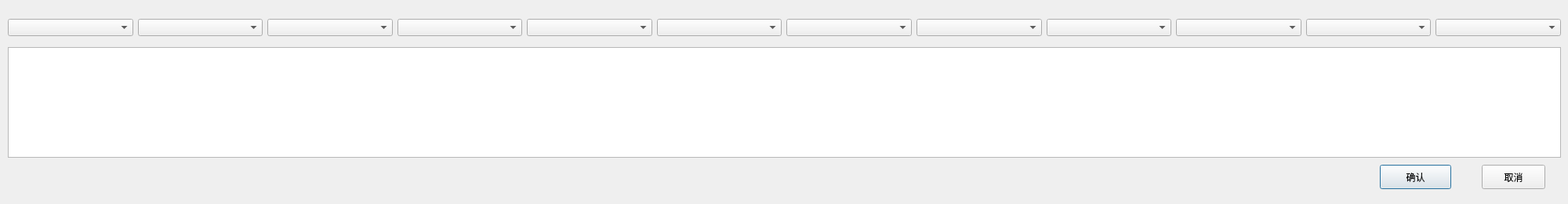
<?xml version="1.0" encoding="UTF-8"?>
<ui version="4.0">
 <class>AddProperty</class>
 <widget class="QDialog" name="AddProperty">
  <property name="geometry">
   <rect>
    <x>0</x>
    <y>0</y>
    <width>2000</width>
    <height>260</height>
   </rect>
  </property>
  <property name="windowTitle">
   <string>Dialog</string>
  </property>
  <widget class="QTableWidget" name="table">
   <property name="geometry">
    <rect>
     <x>10</x>
     <y>60</y>
     <width>1981</width>
     <height>141</height>
    </rect>
   </property>
  </widget>
  <widget class="QPushButton" name="btnOK">
   <property name="geometry">
    <rect>
     <x>1760</x>
     <y>210</y>
     <width>91</width>
     <height>31</height>
    </rect>
   </property>
   <property name="text">
    <string>确认</string>
   </property>
  </widget>
  <widget class="QPushButton" name="btnCancle">
   <property name="geometry">
    <rect>
     <x>1890</x>
     <y>210</y>
     <width>81</width>
     <height>31</height>
    </rect>
   </property>
   <property name="text">
    <string>取消</string>
   </property>
  </widget>
  <widget class="QWidget" name="widget" native="true">
   <property name="geometry">
    <rect>
     <x>10</x>
     <y>10</y>
     <width>1981</width>
     <height>51</height>
    </rect>
   </property>
   <layout class="QGridLayout" name="gridLayout">
    <item row="0" column="0">
     <widget class="QComboBox" name="box1"/>
    </item>
    <item row="0" column="1">
     <widget class="QComboBox" name="box2"/>
    </item>
    <item row="0" column="2">
     <widget class="QComboBox" name="box3"/>
    </item>
    <item row="0" column="3">
     <widget class="QComboBox" name="box4"/>
    </item>
    <item row="0" column="4">
     <widget class="QComboBox" name="box5"/>
    </item>
    <item row="0" column="5">
     <widget class="QComboBox" name="box6"/>
    </item>
    <item row="0" column="6">
     <widget class="QComboBox" name="box7"/>
    </item>
    <item row="0" column="7">
     <widget class="QComboBox" name="box8"/>
    </item>
    <item row="0" column="8">
     <widget class="QComboBox" name="box9"/>
    </item>
    <item row="0" column="9">
     <widget class="QComboBox" name="box10"/>
    </item>
    <item row="0" column="10">
     <widget class="QComboBox" name="box11"/>
    </item>
    <item row="0" column="11">
     <widget class="QComboBox" name="box12"/>
    </item>
   </layout>
  </widget>
 </widget>
 <resources/>
 <connections/>
</ui>
